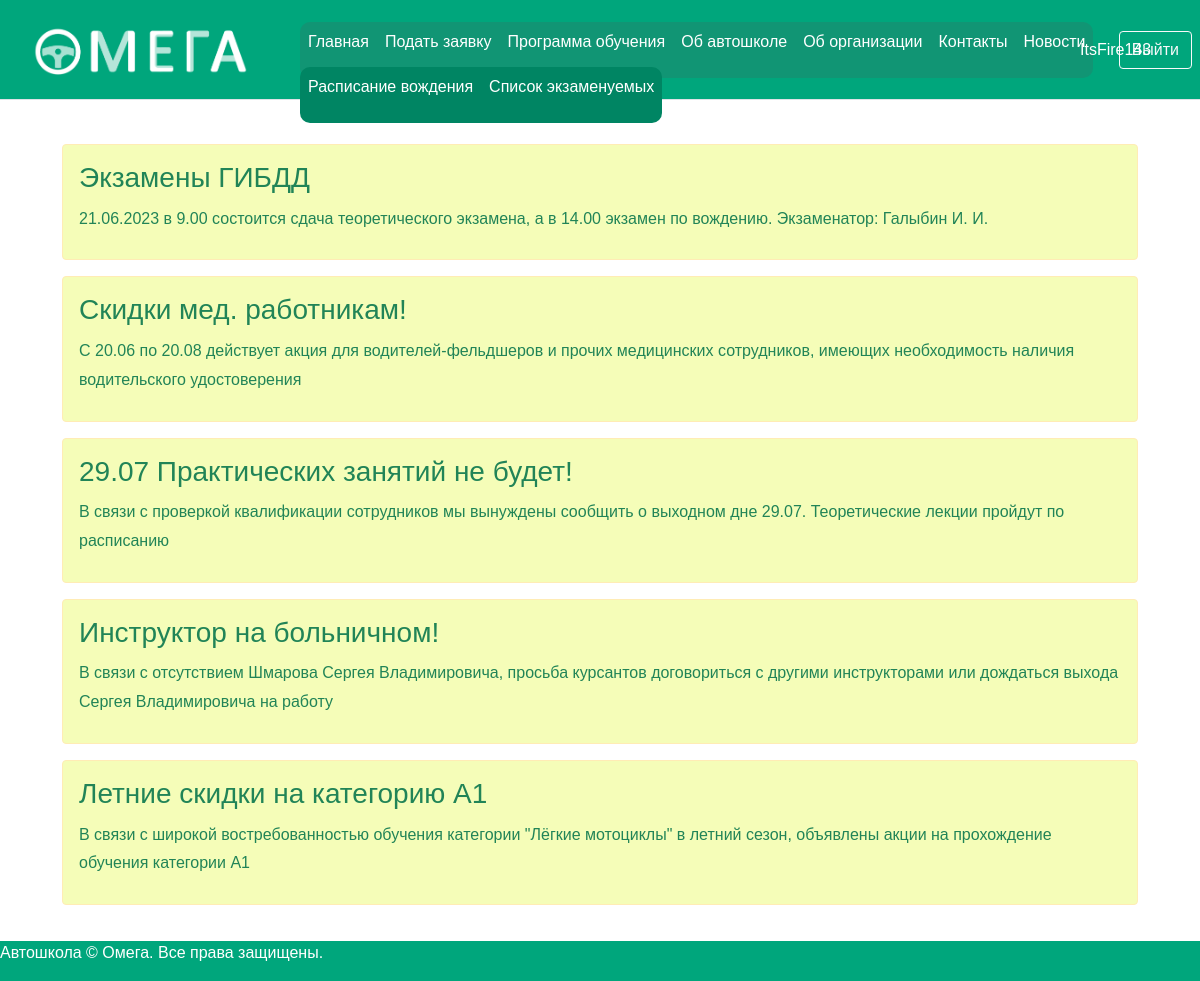
The app's page /news/ (signed in) with its own data.
### users/models.py (models this page shows)
class User(AbstractUser):
    pass

### news/models.py (models this page shows, shortened)
class Articles(models.Model):
    title = models.CharField('Название', max_length=50, default='None')
    anons = models.CharField('анонс', max_length=250)
    full_text = models.TextField('Статья')
    date = models.DateField('Дата публикации')
    class Meta:
        verbose_name = 'Новость'
        verbose_name_plural = 'Новости'

### news/views.py (the view)
# urls.py: path('', views.news_home, name='news_home')
def news_home(request):
    news = Articles.objects.order_by('-date')
    return render(request, 'news/news_home.html', {'news': news})

### templates/news/news_home.html (shortened to what this page needs)
{% extends 'base.html' %}
{% block content %}
<div class="features">
    {% if news %}
       {% for el in news %}
           <div class="alert alert-warning" style="color: #218457; background-color: #F5FDB8">
               <h3>{{ el.title }}</h3>
               <p>{{ el.anons }}</p>
           </div>
       {% endfor %}
    {% else %}
        <p>Нет записей!</p>
    {% endif %}
</div>
{% endblock %}

### templates/base.html (shortened to what this page needs)
{% load static %}
<!DOCTYPE html>
<html lang="ru">
<head>
    <link href="https://cdn.jsdelivr.net/npm/bootstrap@5.1.0/dist/css/bootstrap.min.css" rel="stylesheet">
    <link rel="stylesheet" href="{% static 'css/base.css' %}" />
</head>
<body>
<header class="d-flex flex-wrap align-items-center justify-content-center justify-content-md-between py-3 mb-4 border-bottom" style="height: 100px; width: 100%;">
      <div class="col-md-3 mb-2 mb-md-0">
          <img class="container" style="vertical-align: middle; margin-left: 20px; width: 240px" alt="Лого" src="{% static 'img/logo.png' %}">
      </div>
      <ul class="nav col-12 col-md-auto mb-2 justify-content-center mb-md-0" style="position: absolute; left: 25%; background-color: #119574; border-radius: 10px;">
          <li><a href="{% url 'home' %}" class="nav-link px-2 link-secondary"><p class="change-text">Главная</p></a></li>
        <li><a href="{% url 'apps' %}" class="nav-link px-2"><p class="change-text">Подать заявку</p></a></li>
        <li><a href="{% url 'programs' %}" class="nav-link px-2"><p class="change-text">Программа обучения</p></a></li>
        <li><a href="{% url 'school' %}" class="nav-link px-2"><p class="change-text">Об автошколе</p></a></li>
          <li><a href="{% url 'org' %}" class="nav-link px-2"><p class="change-text">Об организации</p></a></li>
          <li><a href="{% url 'contacts' %}" class="nav-link px-2"><p class="change-text">Контакты</p></a></li>
          <li><a href="{% url 'news_home' %}" class="nav-link px-2"><p class="change-text">Новости</p></a></li>
      </ul>
    {% if user.is_authenticated %}
    <ul class="nav col-12 col-md-auto mb-2 justify-content-center mb-md-0" style="position: absolute; left: 25%; margin-top: 90px; background-color: #008563; border-radius: 10px;">
        <li><a href="{% url 'timetable' %}" class="nav-link px-2"><p class="change-text">Расписание вождения</p></a> </li>
        <li><a href="{% url 'timetable' %}" class="nav-link px-2"><p class="change-text">Список экзаменуемых</p></a> </li>
    </ul>
    {% endif %}
      <div class="col-md-3 text-end">
          {% if user.is_authenticated %}
          <p style="color: #FFFFFF; position: absolute; margin-left: 180px; margin-top: 7px; text-align: right;">{{ user }}</p>
          <a href="{% url 'logout' %}"><button type="button" class="btn btn-outline-light me-2">Выйти</button></a>
          {% else %}
          <a href="{% url 'login' %}"><button type="button" class="btn btn-outline-light me-2">Войти</button></a>
          <a href="{% url 'register' %}"><button type="button" class="btn btn-outline-light me-2">Зарегистрироваться</button></a>
          {% endif %}
      </div>
    </header>
<div class="container">
    <div class="content">
    {% block content %}{% endblock %}
    </div>
</div>
<div class="footer">
      <p style="color: #FFFFFF">Автошкола © Омега. Все права защищены.</p>
</div>
</body>
</html>

### static/css/base.css (style rules this page uses)
header { background: #00A67C; }
p.change-text { color: #FFFFFF; transition: all .3s ease; }
.content, .header, footer { box-sizing: border-box; padding: 20px; width: 100%; }
.header, .footer { background: #00A67C; color: #FFFFFF; }
.content p { margin: 10px 0; font-size: 16px; line-height: 1.8; }
body { display: flex; flex-direction: column; font-family: Sans-serif, sans-serif; }
.content { flex-grow: 1; }

### records on screen
User: username "ItsFire143"
Articles: title "Экзамены ГИБДД", anons "21.06.2023 в 9.00 состоится сдача теоретического экзамена, а в 14.00 экзамен по вождению. Экзаменатор: Галыбин И. И."
Articles: title "Скидки мед. работникам!", anons "С 20.06 по 20.08 действует акция для водителей-фельдшеров и прочих медицинских сотрудников, имеющих необходимость наличия водительского удостоверения"
Articles: title "29.07 Практических занятий не будет!", anons "В связи с проверкой квалификации сотрудников мы вынуждены сообщить о выходном дне 29.07. Теоретические лекции пройдут по расписанию"
Articles: title "Инструктор на больничном!", anons "В связи с отсутствием Шмарова Сергея Владимировича, просьба курсантов договориться с другими инструкторами или дождаться выхода Сергея Владимировича на работу"
Articles: title "Летние скидки на категорию А1", anons "В связи с широкой востребованностью обучения категории \"Лёгкие мотоциклы\" в летний сезон, объявлены акции на прохождение обучения категории А1"
